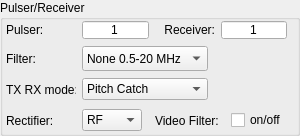
            <widget class="QGroupBox" name="BoxPulserReceiver">
             <property name="maximumSize">
              <size>
               <width>300</width>
               <height>16777215</height>
              </size>
             </property>
             <property name="title">
              <string>Pulser/Receiver</string>
             </property>
             <layout class="QVBoxLayout" name="verticalLayout_14" stretch="1,2,1">
              <property name="leftMargin">
               <number>3</number>
              </property>
              <property name="topMargin">
               <number>0</number>
              </property>
              <property name="rightMargin">
               <number>10</number>
              </property>
              <property name="bottomMargin">
               <number>0</number>
              </property>
              <item>
               <layout class="QGridLayout" name="gridLayout_17" columnstretch="1,0,0,0">
                <property name="leftMargin">
                 <number>0</number>
                </property>
                <property name="rightMargin">
                 <number>0</number>
                </property>
                <item row="0" column="2">
                 <widget class="QLabel" name="LabelReceiver">
                  <property name="sizePolicy">
                   <sizepolicy hsizetype="Fixed" vsizetype="Fixed">
                    <horstretch>0</horstretch>
                    <verstretch>0</verstretch>
                   </sizepolicy>
                  </property>
                  <property name="minimumSize">
                   <size>
                    <width>60</width>
                    <height>20</height>
                   </size>
                  </property>
                  <property name="maximumSize">
                   <size>
                    <width>60</width>
                    <height>20</height>
                   </size>
                  </property>
                  <property name="text">
                   <string>Receiver:</string>
                  </property>
                  <property name="alignment">
                   <set>Qt::AlignRight|Qt::AlignTrailing|Qt::AlignVCenter</set>
                  </property>
                 </widget>
                </item>
                <item row="0" column="3">
                 <widget class="QSpinBox" name="ValueReceiver">
                  <property name="sizePolicy">
                   <sizepolicy hsizetype="Minimum" vsizetype="Fixed">
                    <horstretch>0</horstretch>
                    <verstretch>0</verstretch>
                   </sizepolicy>
                  </property>
                  <property name="minimumSize">
                   <size>
                    <width>60</width>
                    <height>20</height>
                   </size>
                  </property>
                  <property name="maximumSize">
                   <size>
                    <width>16777215</width>
                    <height>20</height>
                   </size>
                  </property>
                  <property name="alignment">
                   <set>Qt::AlignCenter</set>
                  </property>
                  <property name="buttonSymbols">
                   <enum>QAbstractSpinBox::NoButtons</enum>
                  </property>
                  <property name="minimum">
                   <number>1</number>
                  </property>
                  <property name="maximum">
                   <number>128</number>
                  </property>
                 </widget>
                </item>
                <item row="0" column="1">
                 <widget class="QSpinBox" name="ValuePulser">
                  <property name="sizePolicy">
                   <sizepolicy hsizetype="Minimum" vsizetype="Fixed">
                    <horstretch>0</horstretch>
                    <verstretch>0</verstretch>
                   </sizepolicy>
                  </property>
                  <property name="minimumSize">
                   <size>
                    <width>60</width>
                    <height>20</height>
                   </size>
                  </property>
                  <property name="maximumSize">
                   <size>
                    <width>16777215</width>
                    <height>20</height>
                   </size>
                  </property>
                  <property name="alignment">
                   <set>Qt::AlignCenter</set>
                  </property>
                  <property name="buttonSymbols">
                   <enum>QAbstractSpinBox::NoButtons</enum>
                  </property>
                  <property name="minimum">
                   <number>1</number>
                  </property>
                  <property name="maximum">
                   <number>128</number>
                  </property>
                 </widget>
                </item>
                <item row="0" column="0">
                 <widget class="QLabel" name="LabelPulser">
                  <property name="sizePolicy">
                   <sizepolicy hsizetype="Fixed" vsizetype="Fixed">
                    <horstretch>0</horstretch>
                    <verstretch>0</verstretch>
                   </sizepolicy>
                  </property>
                  <property name="minimumSize">
                   <size>
                    <width>70</width>
                    <height>20</height>
                   </size>
                  </property>
                  <property name="maximumSize">
                   <size>
                    <width>70</width>
                    <height>20</height>
                   </size>
                  </property>
                  <property name="text">
                   <string>Pulser:</string>
                  </property>
                 </widget>
                </item>
               </layout>
              </item>
              <item>
               <layout class="QGridLayout" name="gridLayout_18">
                <item row="1" column="0">
                 <widget class="QLabel" name="LabelTxRxMode">
                  <property name="sizePolicy">
                   <sizepolicy hsizetype="Fixed" vsizetype="Fixed">
                    <horstretch>0</horstretch>
                    <verstretch>0</verstretch>
                   </sizepolicy>
                  </property>
                  <property name="minimumSize">
                   <size>
                    <width>70</width>
                    <height>25</height>
                   </size>
                  </property>
                  <property name="maximumSize">
                   <size>
                    <width>70</width>
                    <height>16777215</height>
                   </size>
                  </property>
                  <property name="text">
                   <string>TX RX mode:</string>
                  </property>
                 </widget>
                </item>
                <item row="0" column="1">
                 <widget class="QComboBox" name="ComFilter">
                  <property name="sizePolicy">
                   <sizepolicy hsizetype="Preferred" vsizetype="Preferred">
                    <horstretch>0</horstretch>
                    <verstretch>0</verstretch>
                   </sizepolicy>
                  </property>
                  <property name="minimumSize">
                   <size>
                    <width>120</width>
                    <height>0</height>
                   </size>
                  </property>
                  <item>
                   <property name="text">
                    <string>None 0.5-20 MHz</string>
                   </property>
                  </item>
                  <item>
                   <property name="text">
                    <string>Auto</string>
                   </property>
                  </item>
                  <item>
                   <property name="text">
                    <string>1 MHz</string>
                   </property>
                  </item>
                  <item>
                   <property name="text">
                    <string>1.5 - 2.5 MHz</string>
                   </property>
                  </item>
                  <item>
                   <property name="text">
                    <string>3 - 5 MHz</string>
                   </property>
                  </item>
                  <item>
                   <property name="text">
                    <string>7.5 MHz</string>
                   </property>
                  </item>
                  <item>
                   <property name="text">
                    <string>&gt;= 10 MHz</string>
                   </property>
                  </item>
                 </widget>
                </item>
                <item row="0" column="0">
                 <widget class="QLabel" name="LabelFilter">
                  <property name="sizePolicy">
                   <sizepolicy hsizetype="Fixed" vsizetype="Fixed">
                    <horstretch>0</horstretch>
                    <verstretch>0</verstretch>
                   </sizepolicy>
                  </property>
                  <property name="minimumSize">
                   <size>
                    <width>70</width>
                    <height>25</height>
                   </size>
                  </property>
                  <property name="maximumSize">
                   <size>
                    <width>70</width>
                    <height>16777215</height>
                   </size>
                  </property>
                  <property name="text">
                   <string>Filter:</string>
                  </property>
                 </widget>
                </item>
                <item row="1" column="1">
                 <widget class="QComboBox" name="ComTxRxMode">
                  <property name="minimumSize">
                   <size>
                    <width>120</width>
                    <height>0</height>
                   </size>
                  </property>
                  <item>
                   <property name="text">
                    <string>Pitch Catch</string>
                   </property>
                  </item>
                  <item>
                   <property name="text">
                    <string>Pitch Echo</string>
                   </property>
                  </item>
                  <item>
                   <property name="text">
                    <string>Through Trans</string>
                   </property>
                  </item>
                  <item>
                   <property name="text">
                    <string>TOFD</string>
                   </property>
                  </item>
                 </widget>
                </item>
                <item row="0" column="2">
                 <spacer name="horizontalSpacer_4">
                  <property name="orientation">
                   <enum>Qt::Horizontal</enum>
                  </property>
                  <property name="sizeHint" stdset="0">
                   <size>
                    <width>40</width>
                    <height>20</height>
                   </size>
                  </property>
                 </spacer>
                </item>
               </layout>
              </item>
              <item>
               <layout class="QHBoxLayout" name="horizontalLayout" stretch="1,1,0,1,1">
                <item>
                 <widget class="QLabel" name="LabelRectifier">
                  <property name="sizePolicy">
                   <sizepolicy hsizetype="Fixed" vsizetype="Fixed">
                    <horstretch>0</horstretch>
                    <verstretch>0</verstretch>
                   </sizepolicy>
                  </property>
                  <property name="minimumSize">
                   <size>
                    <width>70</width>
                    <height>25</height>
                   </size>
                  </property>
                  <property name="maximumSize">
                   <size>
                    <width>70</width>
                    <height>16777215</height>
                   </size>
                  </property>
                  <property name="text">
                   <string>Rectifier:</string>
                  </property>
                 </widget>
                </item>
                <item>
                 <widget class="QComboBox" name="ComRectifier">
                  <property name="minimumSize">
                   <size>
                    <width>60</width>
                    <height>20</height>
                   </size>
                  </property>
                  <item>
                   <property name="text">
                    <string>RF</string>
                   </property>
                  </item>
                  <item>
                   <property name="text">
                    <string>HW+</string>
                   </property>
                  </item>
                  <item>
                   <property name="text">
                    <string>HW-</string>
                   </property>
                  </item>
                  <item>
                   <property name="text">
                    <string>FW</string>
                   </property>
                  </item>
                 </widget>
                </item>
                <item>
                 <spacer name="horizontalSpacer">
                  <property name="orientation">
                   <enum>Qt::Horizontal</enum>
                  </property>
                  <property name="sizeHint" stdset="0">
                   <size>
                    <width>40</width>
                    <height>20</height>
                   </size>
                  </property>
                 </spacer>
                </item>
                <item>
                 <widget class="QLabel" name="LabelViedoFilter">
                  <property name="sizePolicy">
                   <sizepolicy hsizetype="Fixed" vsizetype="Fixed">
                    <horstretch>0</horstretch>
                    <verstretch>0</verstretch>
                   </sizepolicy>
                  </property>
                  <property name="minimumSize">
                   <size>
                    <width>70</width>
                    <height>25</height>
                   </size>
                  </property>
                  <property name="text">
                   <string>Video Filter:</string>
                  </property>
                 </widget>
                </item>
                <item>
                 <widget class="QCheckBox" name="CheckVideoFilter">
                  <property name="text">
                   <string>on/off</string>
                  </property>
                 </widget>
                </item>
               </layout>
              </item>
             </layout>
            </widget>
